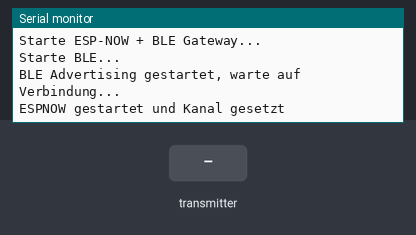
Recording of a sketch running on a simulated ESP32. Shown: the last lines printed to the serial monitor. The test bench sets the inputs (shaded band). Nothing arrives over Bluetooth unless stated; a phone connects over Bluetooth LE 3 s after start.

Above: at 3.7 s.
3.8 s: the transmitter starts sending temperature = 0
At 4.11 s:
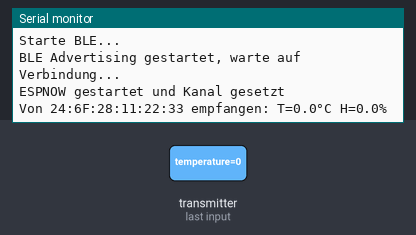
5.8 s: the transmitter starts sending humidity = 25
At 6.11 s:
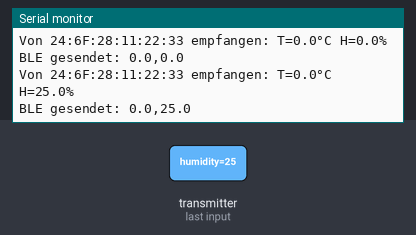
7.3 s: the transmitter starts sending temperature = 25
At 7.61 s:
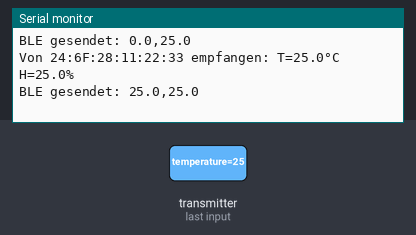
8.8 s: the transmitter starts sending humidity = 0
At 9.11 s:
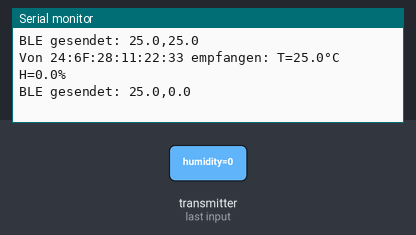

The sketch:

ESP32_BLE_ESPNOW.ino
```cpp
#include <esp_now.h>
#include <WiFi.h>
#include <BLEDevice.h>
#include <BLEServer.h>
#include <BLEUtils.h>
#include <BLE2902.h>
#include <esp_wifi.h>

// UUIDs für BLE
#define SERVICE_UUID        "4fafc201-1fb5-459e-8fcc-c5c9c331914b"
#define CHARACTERISTIC_UUID "beb5483e-36e1-4688-b7f5-ea07361b26a8"

// BLE Variablen
BLECharacteristic *pCharacteristic;
BLE2902 *p2902Descriptor;
bool deviceConnected = false;

// Struktur für empfangene Sensordaten
typedef struct struct_message {
  float temperature;
  float humidity;
} struct_message;

struct_message cachedData;   // Zwischengespeicherte Daten
volatile bool newDataAvailable = false;

// ESP-NOW Callback
void OnDataRecv(const esp_now_recv_info_t *info, const uint8_t *incomingDataBytes, int len) {
  if (len != sizeof(cachedData)) return;

  memcpy(&cachedData, incomingDataBytes, sizeof(cachedData));
  newDataAvailable = true;

  char macStr[18];
  snprintf(macStr, sizeof(macStr), "%02X:%02X:%02X:%02X:%02X:%02X",
           info->src_addr[0], info->src_addr[1], info->src_addr[2],
           info->src_addr[3], info->src_addr[4], info->src_addr[5]);

  Serial.printf("Von %s empfangen: T=%.1f°C H=%.1f%%\n",
                macStr, cachedData.temperature, cachedData.humidity);
}

// BLE Server Callbacks
class MyServerCallbacks : public BLEServerCallbacks {
  void onConnect(BLEServer *pServer) {
    deviceConnected = true;
    Serial.println("BLE Gerät verbunden");
  }
  void onDisconnect(BLEServer *pServer) {
    deviceConnected = false;
    Serial.println("BLE Gerät getrennt");
  }
};

//ESP-NOW Start
void startESPNOW() {
  WiFi.mode(WIFI_STA);
  if (esp_now_init() != ESP_OK) {
    Serial.println("Fehler bei ESPNOW Init");
    return;
  }
  esp_now_register_recv_cb(OnDataRecv);

  // Fester Kanal, damit BLE/ESP-NOW stabil laufen
  esp_wifi_set_channel(6, WIFI_SECOND_CHAN_NONE);

  Serial.println("ESPNOW gestartet und Kanal gesetzt");
}

// BLE Start
void startBLE() {
  Serial.println("Starte BLE...");

  BLEDevice::init("ESP32_Sensor");
  BLEServer *pServer = BLEDevice::createServer();
  pServer->setCallbacks(new MyServerCallbacks());

  BLEService *pService = pServer->createService(SERVICE_UUID);
  pCharacteristic = pService->createCharacteristic(
      CHARACTERISTIC_UUID,
      BLECharacteristic::PROPERTY_NOTIFY
  );
  p2902Descriptor = new BLE2902();
  p2902Descriptor->setNotifications(true);
  pCharacteristic->addDescriptor(p2902Descriptor);

  pService->start();

  BLEAdvertising *pAdvertising = pServer->getAdvertising();
  pAdvertising->addServiceUUID(SERVICE_UUID);
  pAdvertising->setScanResponse(true);
  pAdvertising->setMinPreferred(0x06);
  pAdvertising->setMaxPreferred(0x12);
  pAdvertising->start();

  Serial.println("BLE Advertising gestartet, warte auf Verbindung...");
}

void setup() {
  Serial.begin(115200);
  delay(2000);

  Serial.println("Starte ESP-NOW + BLE Gateway...");

  // Zuerst BLE starten
  startBLE();
  delay(500); // kurze Pause für BLE-Stack

  // Danach ESP-NOW aktivieren
  startESPNOW();
}

void loop() {
  // Wenn neue Daten vorhanden sind und ein BLE-Client verbunden ist → senden
  if (newDataAvailable && deviceConnected) {
    char buffer[32];
    snprintf(buffer, sizeof(buffer), "%.1f,%.1f", cachedData.temperature, cachedData.humidity);
    pCharacteristic->setValue(buffer);
    pCharacteristic->notify();

    Serial.print("BLE gesendet: ");
    Serial.println(buffer);

    newDataAvailable = false; // Flag zurücksetzen
  }

  delay(1); // wichtig: CPU-Zeit für BLE/WiFi Tasks freigeben
}
```

Measured:
- after the input at 3.8 s, the serial monitor: prints a new line at once (image 1)
- after the input at 5.8 s, the serial monitor: prints a new line at once (image 2)
- after the input at 7.3 s, the serial monitor: prints a new line at once (image 3)
- after the input at 8.8 s, the serial monitor: prints a new line at once (image 4)
